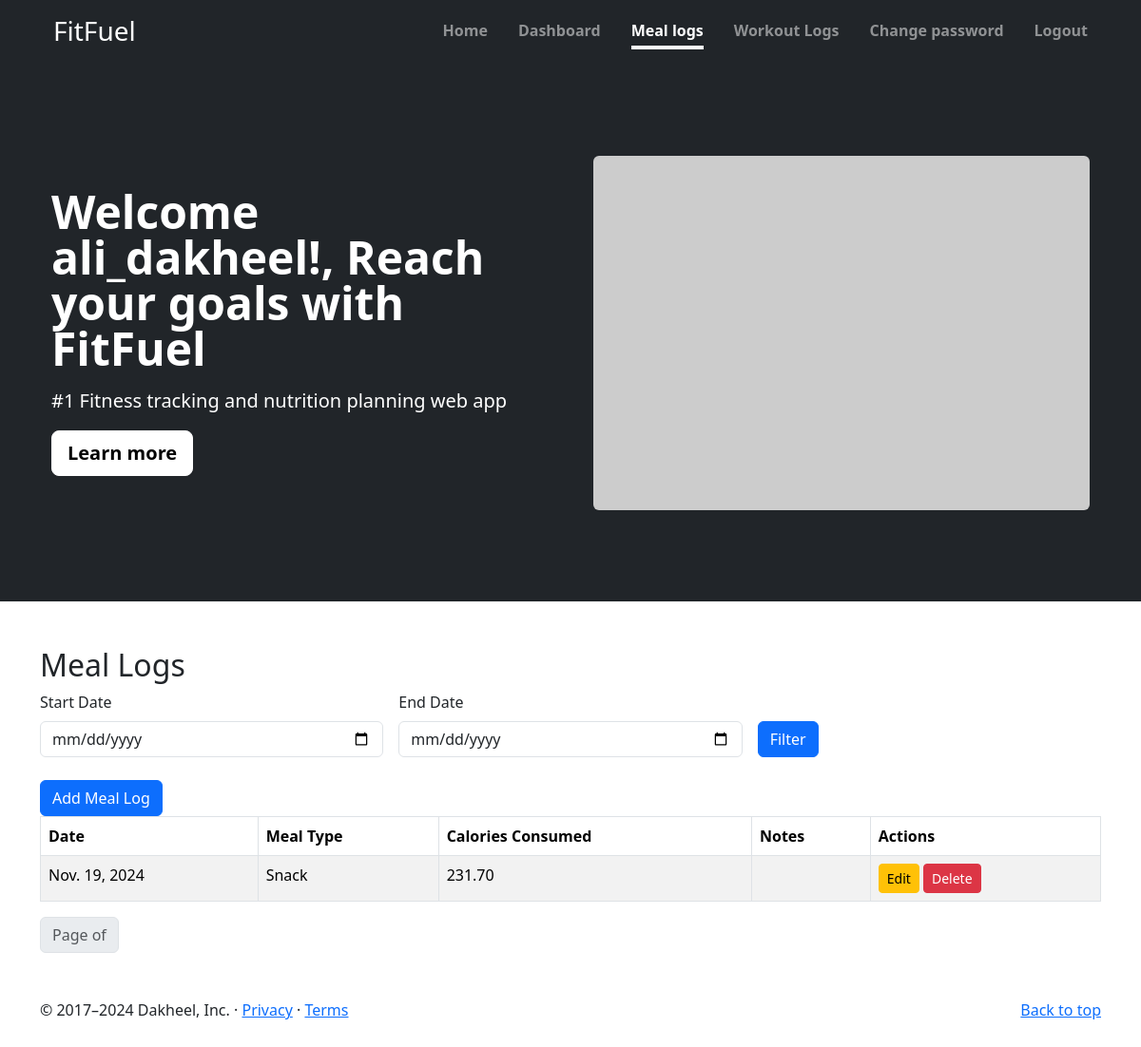
The app's page /fitness/meal-logs/ (signed in) with its own data.
### fitness/models.py (models this page shows, shortened)
class MealLog(models.Model):
    mealType = (('Breakfast','Breakfast'),('Lunch','Lunch'),('Dinner','Dinner'),('Snack','Snack'))
    user = models.ForeignKey(CustomUser, on_delete=models.CASCADE)
    date = models.DateField(auto_now=True)
    meal_plan = models.ForeignKey(MealPlans, on_delete=models.SET_NULL, null=True, blank=True)
    meal_type = models.CharField(max_length=50, blank=True, null=True,choices=mealType)
    calories_consumed = models.FloatField(blank=True, null=True)
    notes = models.TextField(blank=True, null=True)

### fitness/views.py (the view)
# urls.py: path('meal-logs/',MealLogListView.as_view(),name='meal-logs'),
class MealLogListView(ListView):
    model = MealLog
    template_name = 'meal_log_list.html'
    context_object_name = 'meal_logs'
    paginate_by = 10
    def get_queryset(self):
        custom_user = get_object_or_404(CustomUser, user=self.request.user)
        queryset = MealLog.objects.filter(user=custom_user).order_by('-date')
        start_date = self.request.GET.get('start_date')
        end_date = self.request.GET.get('end_date')
        if start_date and end_date:
            queryset = queryset.filter(date__range=[start_date, end_date])
        elif start_date:
            queryset = queryset.filter(date__gte=start_date)
        elif end_date:
            queryset = queryset.filter(date__lte=end_date)
        return queryset
    def get_context_data(self, **kwargs):
        context = super().get_context_data(**kwargs)
        context['meal_plans'] = MealPlans.objects.all()
        return context

### fitness/templates/meal_log_list.html (shortened to what this page needs)
<!DOCTYPE html>
<html lang="en">
<head>
    {% load static %}
    <link href="https://cdn.jsdelivr.net/npm/bootstrap@5.3.3/dist/css/bootstrap.min.css" rel="stylesheet"
>
    <link rel="stylesheet" href="{% static 'styles.css' %}">
</head>
<body>
    <div class="container-fluid mt-0 mb-5" style="background-color: rgb(33, 37, 41);">
        <div class="cover-container d-flex p-3 mx-auto flex-column">
          <header class="mb-auto">
            <div>
              <h3 class="float-md-start mb-0 text-white">FitFuel</h3>
              <nav class="nav nav-masthead justify-content-center float-md-end gap-3">
                <a class="nav-link fw-bold py-1 px-0" aria-current="page" href="{% url 'home' %}">Home</a>
                {% if user.is_authenticated %}
                <a class="nav-link fw-bold py-1 px-0" href="{% url 'dashboard' %}">Dashboard</a>
                <a class="nav-link fw-bold py-1 px-0 active" href="{% url 'meal-logs' %}">Meal logs</a>
                <a class="nav-link fw-bold py-1 px-0" href="{% url 'workout-logs' %}">Workout Logs</a>
                <a class="nav-link fw-bold py-1 px-0" href="#" data-bs-target="#modalPass" data-bs-toggle="modal">Change password</a>
                <a class="nav-link fw-bold py-1 px-0" href="{% url 'logout' %}">Logout</a>
              {% else %}
                <a class="nav-link fw-bold py-1 px-0" href="{% url 'signup' %}">Sign Up</a>
                <a class="nav-link fw-bold py-1 px-0" href="#" data-bs-toggle="modal" data-bs-target="#modalLogin">Login</a>
              {% endif %}
                    </nav>
            </div>
          </header>
          </div>
          <div class="container col-xxl-8 px-4 py-5">
            <div class="row flex-lg-row-reverse align-items-center g-5 py-5">
              <div class="col-10 col-sm-8 col-lg-6">
                <img src="https://picsum.photos/700/500" class="d-block mx-lg-auto img-fluid rounded" alt="Bootstrap Themes" width="700" height="500" loading="lazy">
              </div>
              <div class="col-lg-6">
                {% if user.is_authenticated %}
                <h1 class="display-5 fw-bold  lh-1 mb-3 text-white">Welcome {{user.username}}!, Reach your goals with FitFuel</h1>
                {% else %}
                <h1 class="display-5 fw-bold  lh-1 mb-3 text-white">Reach your goals with FitFuel</h1>
                {% endif %}
                <p class="lead text-white">#1 Fitness tracking and nutrition planning web app</p>
                <div class="d-grid gap-2 d-md-flex justify-content-md-start">
                  <a href="#" class="btn btn-lg btn-light fw-bold border-white bg-white">Learn more</a>
                </div>
              </div>
            </div>
          </div>
          </div>
          {% block content %}
          <div class="container mt-5">
              <h2>Meal Logs</h2>
              <form method="get" class="mb-4">
                  <div class="row g-3">
                      <div class="col-md-4">
                          <label for="start_date" class="form-label">Start Date</label>
                          <input type="date" class="form-control" id="start_date" name="start_date" value="{{ request.GET.start_date }}">
                      </div>
                      <div class="col-md-4">
                          <label for="end_date" class="form-label">End Date</label>
                          <input type="date" class="form-control" id="end_date" name="end_date" value="{{ request.GET.end_date }}">
                      </div>
                      <div class="col-md-4 d-flex align-items-end js gap-2">
                          <button type="submit" class="btn btn-primary">Filter</button>
                      </div>
                  </div>
              </form>
              <button type="button" class="btn btn-primary" data-bs-target="#modalAddMealLog" data-bs-toggle="modal">Add Meal Log</button>
              <table class="table table-bordered table-striped">
                  <thead>
                      <tr>
                          <th>Date</th>
                          <th>Meal Type</th>
                          <th>Calories Consumed</th>
                          <th>Notes</th>
                          <th>Actions</th>
                      </tr>
                  </thead>
                  <tbody>
                      {% for meal in meal_logs %}
                      <tr>
                          <td>{{ meal.date }}</td>
                          <td>{{ meal.meal_type }}</td>
                          <td>{{ meal.calories_consumed|floatformat:2 }}</td>
                          <td>{{ meal.notes }}</td>
                          <td>
                            <a href="#"
                            class="btn btn-sm btn-warning"
                            data-bs-toggle="modal"
                            data-bs-target="#modalUpdatemeal{{ meal.id }}">
                            Edit
                         </a>
                            <a href="#" class="btn btn-sm btn-danger" data-bs-toggle="modal" data-bs-target="#deleteModal{{ meal.id }}">Delete</a>
                            </td>
                      </tr>
                      {% empty %}
                      <tr>
                          <td colspan="5">No meal logs found.</td>
                      </tr>
                      {% endfor %}
                  </tbody>
              </table>
              <nav>
                  <ul class="pagination">
                      <li class="page-item disabled"><span class="page-link">Page {{ meal_logs.number }} of {{ meal_logs.paginator.num_pages }}</span></li>
                  </ul>
              </nav>
            </div>
          {% endblock %}
    <footer class="container mt-5">
      <p class="float-end"><a href="#">Back to top</a></p>
      <p>&copy; 2017–2024 Dakheel, Inc. &middot; <a href="#">Privacy</a> &middot; <a href="#">Terms</a></p>
    </footer>
</body>
</html>

### static/styles.css (style rules this page uses)
* { margin: 0; padding: 0; box-sizing: border-box; }
body { padding-top: 0; padding-bottom: 3rem; color: rgb(var(--bs-tertiary-color-rgb)); }
.cover-container { max-width: 70em; }
.nav-masthead .nav-link { color: rgba(255, 255, 255, .5); border-bottom: .25rem solid transparent; }
.nav-masthead .nav-link + .nav-link { margin-left: 1rem; }
.nav-masthead .active { color: #fff; border-bottom-color: #fff; }

### records on screen
MealLog: date "Nov. 19, 2024", meal_type "Snack", calories_consumed "231.70"

### other values on screen
{{ user.username }} "ali_dakheel"
